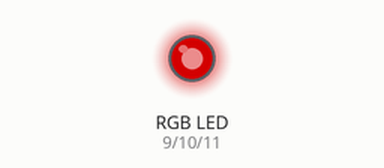
Simulated run of this sketch. Board: Arduino Uno, built with avr-gcc and run on an emulated ATmega328P. Parts: an RGB LED mixed from three pins (HIGH = lit). Dim RGB values are drawn brighter than linear.

Above: at 0.05 s.
At 0.9 s:
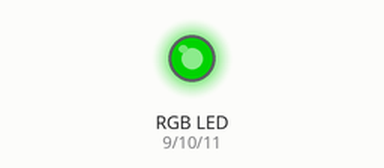
At 1.3 s:
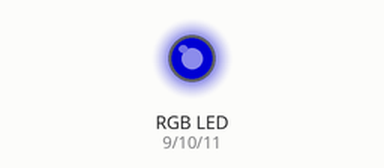
At 1.75 s:
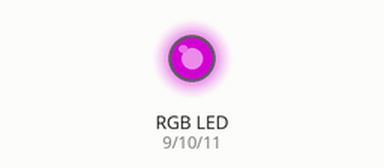
At 2.6 s:
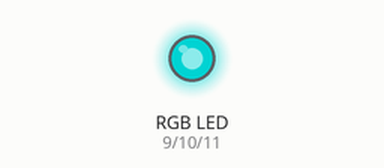
At 3.5 s:
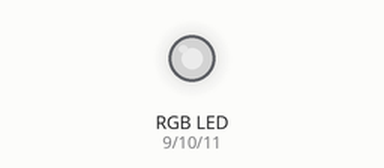
Timing chart, 0 to 8.1 s (numbered marks = the images above):
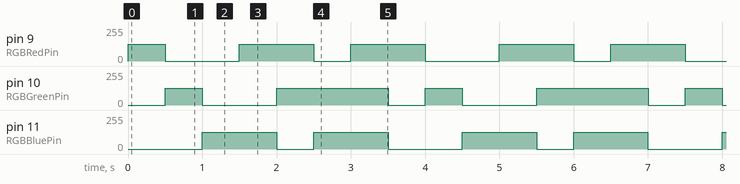

The sketch:

sketch_lab4.ino
```cpp
/*
  Instructions: The RGB LED is connected to a Pulse Width Modulation(PWM) pin.
  You can use analogWrite to control brightness.
*/
int RGBRedPin = 9; //The red RGB LED is connected pin 9 of the Arduino.
int RGBGreenPin = 10; //The green RGB LED is connected pin 10 of the Arduino.
int RGBBluePin = 11; //The blue RGB LED is connected pin 11 of the Arduino.
int waitTime = 500; //Sets the amount of time to wait between colour changes.
void setup() { //The Setup function runs once.
  pinMode(RGBRedPin, OUTPUT); //Setup red RGB LED pin as an output pin.
  pinMode(RGBGreenPin, OUTPUT); //Setup green RGB LED pin as an output pin.
  pinMode(RGBBluePin, OUTPUT); //Setup blue RGB LED pin as an output pin.
}
void loop() { //The loop function runs forever.

  //Display Red
  analogWrite(RGBRedPin, 125); //Turn on RED
  delay(waitTime); //Wait for 2 seconds
  analogWrite(RGBRedPin, LOW); //Turn off Red
  //Display Green
  analogWrite(RGBGreenPin, 125); //Turn on GREEN
  delay(waitTime); //Wait for 2 seconds
  analogWrite(RGBGreenPin, LOW); //Turn off GREEN
  //Display Blue
  analogWrite(RGBBluePin, 125); //Turn on BLUE
  delay(waitTime); //Wait for 2 seconds
  analogWrite(RGBBluePin, LOW); //Turn off BLUE
  //Display Magenta (Red + Blue)
  analogWrite(RGBRedPin, 125); //Turn on RED
  analogWrite(RGBBluePin, 125); //Turn on BLUE
  delay(waitTime); //Wait for 2 seconds
  analogWrite(RGBRedPin, LOW); //Turn off Red
  analogWrite(RGBBluePin, LOW); //Turn off BLUE
  //Display Yellow (Red + Green)
  analogWrite(RGBRedPin, 125); //Turn on RED
  analogWrite(RGBGreenPin, 125); //Turn on GREEN
  delay(waitTime); //Wait for 2 seconds
  analogWrite(RGBRedPin, LOW); //Turn off Red
  analogWrite(RGBGreenPin, LOW); //Turn off GREEN
  //Display Cyan (Blue + Green)
  analogWrite(RGBBluePin, 125); //Turn on BLUE
  analogWrite(RGBGreenPin, 125); //Turn on GREEN
  delay(waitTime); //Wait for 2 seconds
  analogWrite(RGBBluePin, LOW); //Turn off BLUE
  analogWrite(RGBGreenPin, LOW); //Turn off GREEN
  //Display White (Red + Blue + Green)
  analogWrite(RGBRedPin, 125); //Turn on RED
  analogWrite(RGBBluePin, 125); //Turn on BLUE
  analogWrite(RGBGreenPin, 125); //Turn on GREEN
  delay(waitTime); //Wait for 2 seconds
  analogWrite(RGBRedPin, LOW); //Turn off RED
  analogWrite(RGBBluePin, LOW); //Turn off BLUE
  analogWrite(RGBGreenPin, LOW); //Turn off GREEN
}
```

Measured:
- by itself, pin 9 (RGBRedPin): repeats every 3.5 s: 0/255 1.0 s, 125/255 1.0 s, 0/255 0.50 s, 125/255 1.0 s
- by itself, pin 10 (RGBGreenPin): repeats every 3.5 s: 0/255 1.0 s, 125/255 1.5 s, 0/255 0.50 s, 125/255 0.50 s
- by itself, pin 11 (RGBBluePin): repeats every 3.5 s: 0/255 0.50 s, 125/255 1.0 s, 0/255 1.0 s, 125/255 1.0 s
